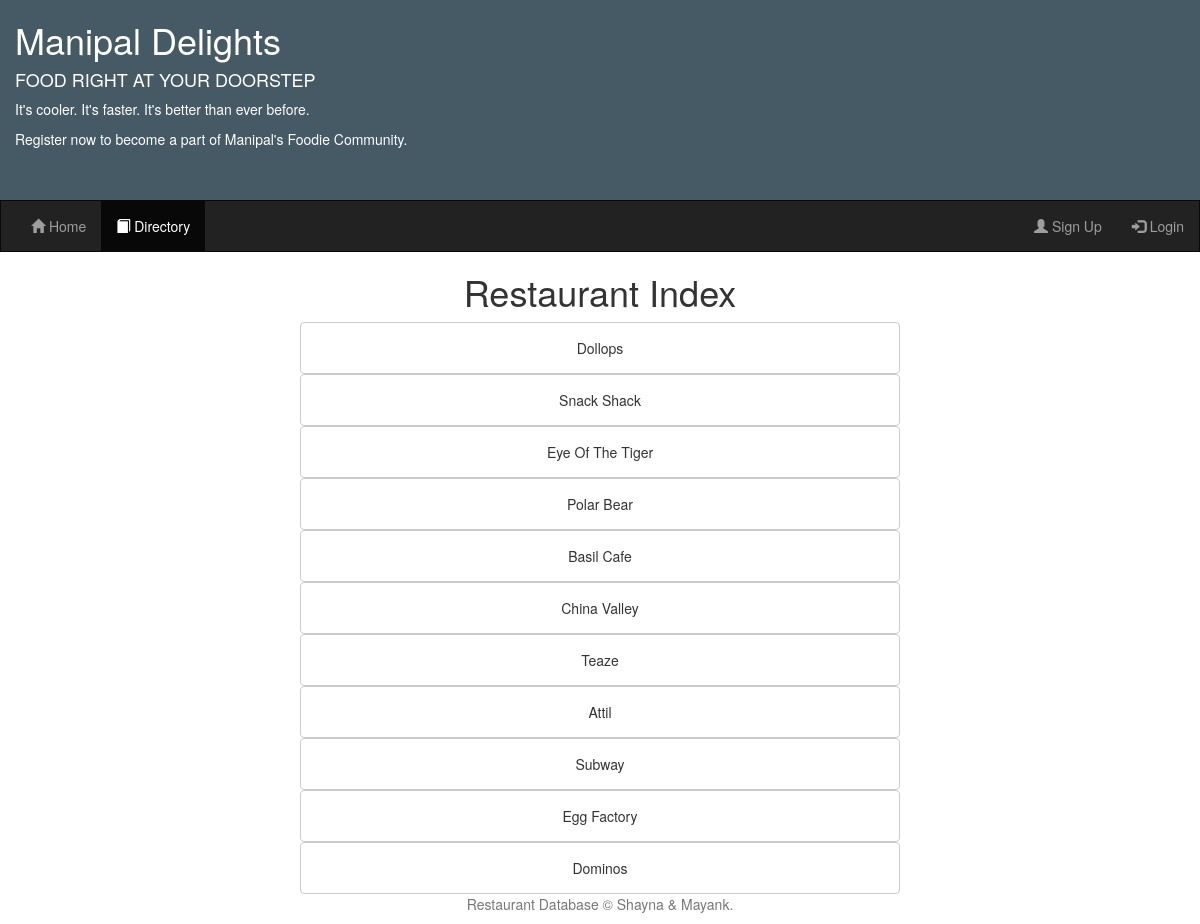
/directory.php, run on the app's committed database.
### tables this page shows
CREATE TABLE IF NOT EXISTS `rest` (
  `res_id` int(5) NOT NULL AUTO_INCREMENT,
  `name` varchar(255) DEFAULT NULL,
  `location` varchar(255) DEFAULT NULL,
  `cuisine` varchar(255) DEFAULT NULL,
  `ph_no` decimal(10,0) DEFAULT NULL,
  `mail` varchar(255) DEFAULT NULL,
  `image` longblob,
  PRIMARY KEY (`res_id`)
);

### directory.php (the view, shortened to what this page needs)
<!DOCTYPE html>
<html>
<head lang="en">
    <link rel="stylesheet" href="css/bootstrap.min.css">
    <link rel="stylesheet" href="css/waterstyle.css">
</head>
<body>
        <div class="container-fluid" style="background-color:#455a64;color:#fff;height:200px;">
            <h1>Manipal Delights</h1>
            <h4>FOOD RIGHT AT YOUR DOORSTEP</h4>
            <p>It's cooler. It's faster. It's better than ever before.</p>
            <p>Register now to become a part of Manipal's Foodie Community.</p>
        </div>
        <nav class="navbar navbar-inverse" id="topnav">
            <div class="container-fluid">
                <ul class="nav navbar-nav">
                    <li><a href="home.php"><span class="glyphicon glyphicon-home"></span> Home</a></li>
                    <li class="active"><a href="directory.php"><span class="glyphicon glyphicon-book"></span> Directory</a></li>
                </ul>
                <ul class="nav navbar-nav navbar-right">
        <?php
        if(isset($_SESSION['login_user'])) {
          echo "<li><a href=\"user.php\"><span class=\"glyphicon glyphicon-user\"></span> My Account</a></li>";
          echo "<li><a href=\"php/logoutHandler.php\"><span class=\"glyphicon glyphicon-log-in\"></span> Logout</a></li>";
        }
        else {
          echo "<li><a href=\"signup.php\"><span class=\"glyphicon glyphicon-user\"></span> Sign Up</a></li>";
          echo "<li><a href=\"login.php\"><span class=\"glyphicon glyphicon-log-in\"></span> Login</a></li>";
        }
        ?>
                </ul>
            </div>
        </nav>
        <header>
            <h1>Restaurant Index</h1>
        </header>
        <?php
      $con=mysqli_connect("localhost", "root", "dbproject", "db_proj");
      if (isset($_REQUEST['term']) && !empty($_REQUEST['term'])) {
        $term = mysqli_real_escape_string($con, $_REQUEST['term']);
        $sql = "SELECT * FROM rest WHERE name LIKE '%".$term."%' OR location LIKE '%".$term."%' OR cuisine LIKE '%".$term."%'";
      }
      else {
        $sql= "select * from rest";
      }
      $r_query = mysqli_query($con, $sql);
      echo '<div id = "directory">';
      while($row = mysqli_fetch_array($r_query, MYSQLI_ASSOC)) {
        echo "<a style=\"width: 50%; padding: 15px; \" href=\"restaurant.php?id=" . $row['res_id'] . "\" class=\"btn btn-default\" role=\"button\">" . $row['name'] . "</a><br>";
      }
      echo '</div>';
     ?>
            <footer class="container-fluid text-center footer">
                <p class="text-muted">Restaurant Database &#169; Shayna &#38; Mayank.</p>
            </footer>
</body>
</html>

### css/waterstyle.css (style rules this page uses)
#topnav { border-radius: 0px !important; }
#directory { text-align: center; }
header { text-align: center; }

### data on the page
rest: name "Dollops"
rest: name "Snack Shack"
rest: name "Eye Of The Tiger"
rest: name "Polar Bear"
rest: $row['res_id'] 5 (drawn), name "Basil Cafe"
rest: name "China Valley"
rest: name "Teaze"
rest: name "Attil"
rest: name "Subway"
rest: name "Egg Factory"
rest: name "Dominos"
